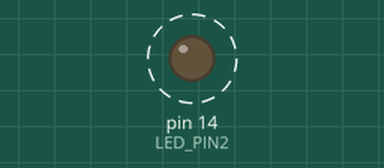
Bench run of a sketch on a simulated Arduino Uno, built with avr-gcc and run on an emulated ATmega328P. Parts: output pins drawn as LEDs (lit = HIGH). Dashed ring = blinking. Pins used as bus, display or sensor lines are not drawn.

Above: at 0.07 s.
Timing chart, 0 to 3.0 s (numbered marks = the images above):
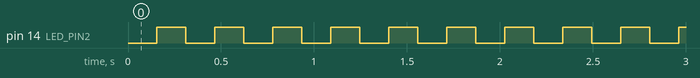

Measured:
- by itself, pin 14 (LED_PIN2): alternates HIGH for 0.16 s and LOW for 0.16 s

The sketch:

EE590_Lab1_Part2.ino
```cpp
#define LED_PIN1 1
#define LED_PIN2 14
//Above lists multiple LED Pins used

/*
  Created by Sai Jayanth Kalisi

  Multiple blinking LEDs -> EE 590 Lab 1
*/

//setting up LEDs and Serial for debugging purposes
void setup() {
  // put your setup code here, to run once:
  pinMode(LED_PIN1, OUTPUT);
  pinMode(LED_PIN2, OUTPUT);
  Serial.begin(115200);
}

//timers
int i = 0;
int j = 0;

//loop is equivalent to while(1), for(;;), or loop based gotos in main
void loop() {
  // put your main code here, to run repeatedly:

  //increment timers
  i = (i + 1) % 200;
  j = (j + 1) % 300;

  //handling LED1
  if(i == 100) {
    digitalWrite(LED_PIN1, HIGH);
  } else if (i == 0) {
    digitalWrite(LED_PIN1, LOW);
  }

  //handling LED2
  if(j == 150) {
    digitalWrite(LED_PIN2, HIGH);
  } else if (j == 0) {
    digitalWrite(LED_PIN2, LOW);
  }

  //handling actual wait for timer increment
  delay(1);
}
```
